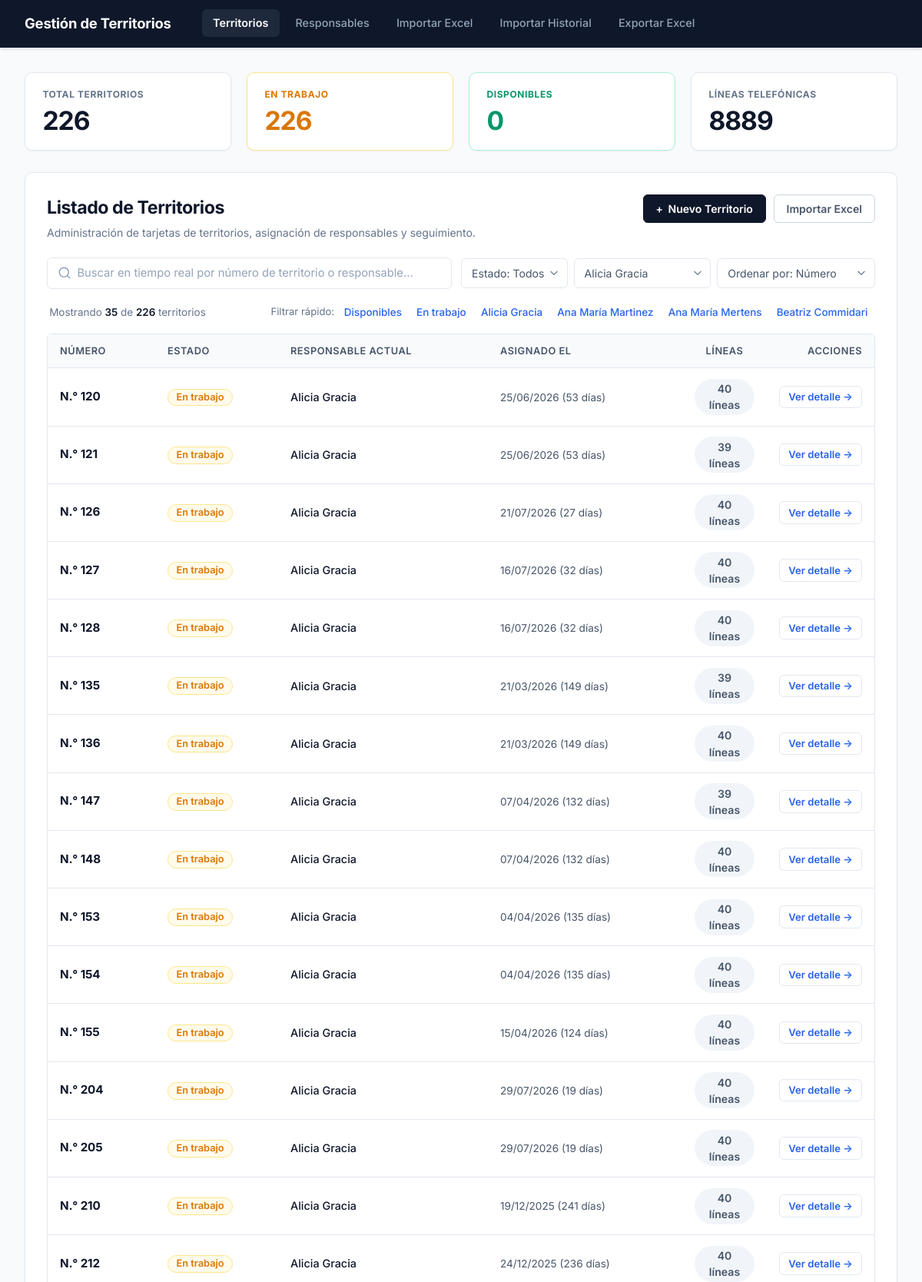
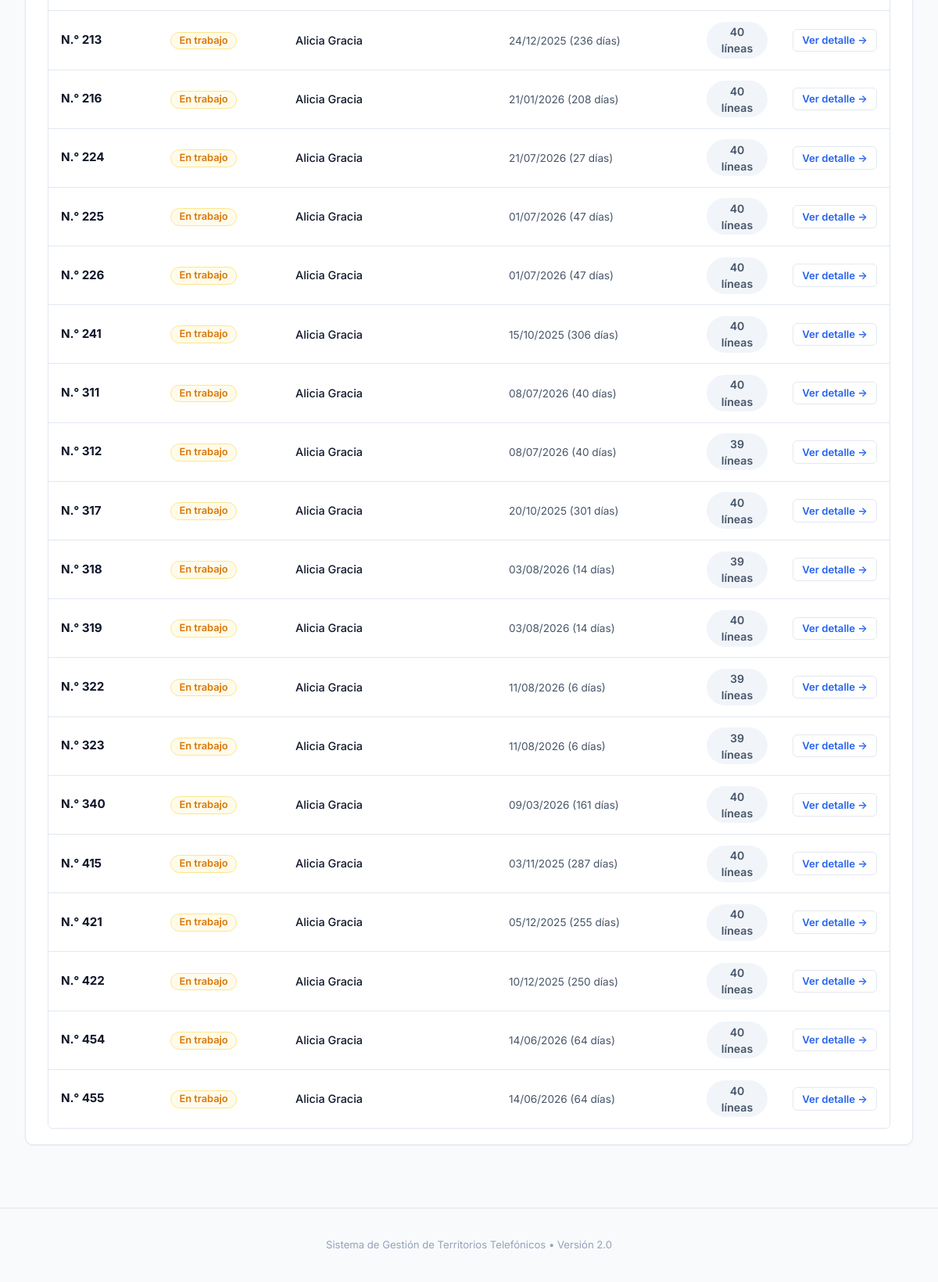
Before: /?responsable_id=6 with the older database file (2 pictures, top to bottom).
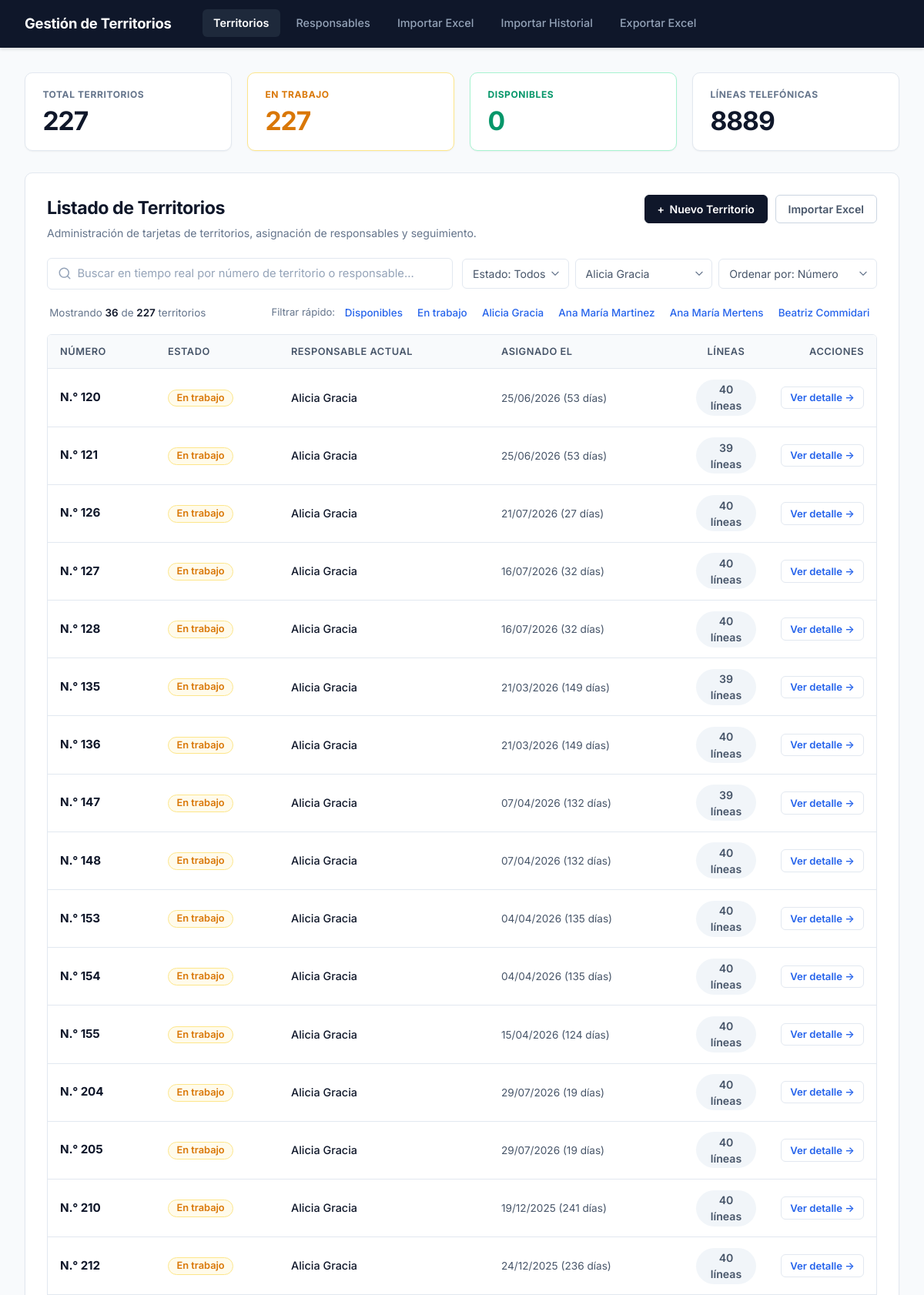
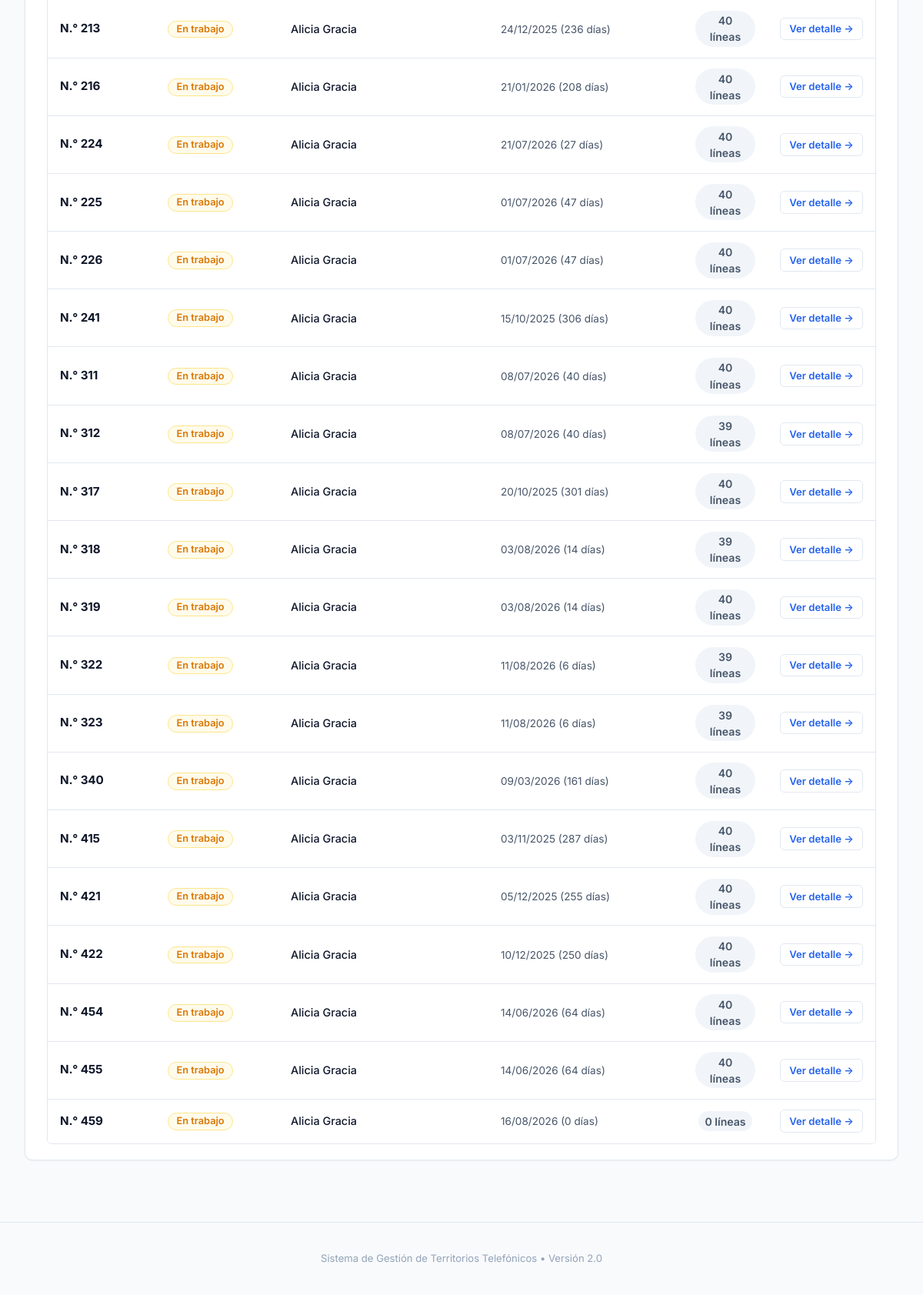
After: the same page with the newer database file (2 pictures, top to bottom).
### tables this page shows
CREATE TABLE responsables (
    id INTEGER PRIMARY KEY AUTOINCREMENT,
    nombre TEXT NOT NULL,
    activo INTEGER DEFAULT 1 -- 1: activo, 0: inactivo
, telefono TEXT DEFAULT NULL, email TEXT DEFAULT NULL, fecha_alta TEXT DEFAULT NULL);

CREATE TABLE territorios (
    id INTEGER PRIMARY KEY AUTOINCREMENT,
    numero TEXT NOT NULL UNIQUE,
    estado TEXT CHECK(estado IN ('Disponible', 'En trabajo')) DEFAULT 'Disponible'
);

### routes/territorios.py (the view)
    @app.route("/")
    def index():
        q = request.args.get("q", "").strip()
        estado = request.args.get("estado", "").strip()
        responsable_id = request.args.get("responsable_id", "").strip()
        orden = request.args.get("orden", "numero")
        conn = get_connection()
        total_territorios = conn.execute("SELECT COUNT(*) FROM territorios").fetchone()[0]
        total_en_trabajo = conn.execute(
            "SELECT COUNT(*) FROM territorios WHERE estado = 'En trabajo'"
        ).fetchone()[0]
        total_disponibles = conn.execute(
            "SELECT COUNT(*) FROM territorios WHERE estado = 'Disponible'"
        ).fetchone()[0]
        total_lineas = conn.execute("SELECT COUNT(*) FROM registros").fetchone()[0]
        sql = """
            SELECT
                t.id,
                t.numero,
                t.estado,
                r.id AS responsable_id,
                r.nombre AS responsable,
                a.fecha_asignado,
                COUNT(DISTINCT reg.id) AS total_lineas_territorio
            FROM territorios t
            LEFT JOIN asignaciones a
                ON a.territorio_id = t.id AND a.fecha_finalizacion IS NULL
            LEFT JOIN responsables r
                ON r.id = a.responsable_id
            LEFT JOIN registros reg
                ON reg.territorio_id = t.id
            WHERE (t.numero LIKE ? OR r.nombre LIKE ?)
        """
        param_q = f"%{q}%"
        parametros = [param_q, param_q]
        if estado in ("Disponible", "En trabajo"):
            sql += " AND t.estado = ?"
            parametros.append(estado)
        if responsable_id:
            sql += " AND a.responsable_id = ?"
            parametros.append(responsable_id)
        sql += " GROUP BY t.id"
        if orden == "antiguos":
            sql += " ORDER BY (a.fecha_asignado IS NULL), a.fecha_asignado ASC"
        elif orden == "recientes":
            sql += " ORDER BY (a.fecha_asignado IS NULL), a.fecha_asignado DESC"
        elif orden == "lineas":
            sql += " ORDER BY total_lineas_territorio DESC"
        else:
            orden = "numero"
            sql += " ORDER BY CAST(t.numero AS INTEGER), t.numero ASC"
        filas = conn.execute(sql, parametros).fetchall()
        responsables = conn.execute(
            "SELECT id, nombre FROM responsables ORDER BY activo DESC, nombre"
        ).fetchall()
        conn.close()
        ahora = datetime.now()
        territorios = []
        for fila in filas:
            t = dict(fila)
            if t["estado"] == "En trabajo" and t["fecha_asignado"]:
                try:
                    fecha_dt = datetime.strptime(t["fecha_asignado"], "%Y-%m-%d %H:%M:%S")
                    dias = (ahora - fecha_dt).days
                    plural = "" if dias == 1 else "s"
                    t["asignado_texto"] = f"{fecha_dt.strftime('%d/%m/%Y')} ({dias} día{plural})"
                    t["asignado_dias"] = dias
                except Exception:
                    t["asignado_texto"] = str(t["fecha_asignado"])
                    t["asignado_dias"] = 0
            else:
                t["asignado_texto"] = "—"
                t["asignado_dias"] = -1
            territorios.append(t)
        return render_template(
            "index.html",
            territorios=territorios,
            q=q,
            estado=estado,
            responsable_id=responsable_id,
            orden=orden,
            responsables=responsables,
            total_territorios=total_territorios,
            total_en_trabajo=total_en_trabajo,
            total_disponibles=total_disponibles,
            total_lineas=total_lineas,
        )

### database.py (called while the page is built)
def get_connection():
    conn = sqlite3.connect(DATABASE)
    conn.row_factory = sqlite3.Row
    conn.execute("PRAGMA foreign_keys = ON")
    return conn

### templates/index.html (shortened to what this page needs)
{% extends "base.html" %}
{% block content %}
<section class="kpi-grid">
    <div class="kpi-card kpi-total">
        <span class="kpi-label">TOTAL TERRITORIOS</span>
        <span class="kpi-value" id="kpi-total-val">{{ total_territorios }}</span>
    </div>
    <div class="kpi-card kpi-en-trabajo">
        <span class="kpi-label">EN TRABAJO</span>
        <span class="kpi-value" id="kpi-trabajo-val">{{ total_en_trabajo }}</span>
    </div>
    <div class="kpi-card kpi-disponibles">
        <span class="kpi-label">DISPONIBLES</span>
        <span class="kpi-value" id="kpi-disp-val">{{ total_disponibles }}</span>
    </div>
    <div class="kpi-card kpi-lineas">
        <span class="kpi-label">LÍNEAS TELEFÓNICAS</span>
        <span class="kpi-value" id="kpi-lineas-val">{{ total_lineas }}</span>
    </div>
</section>
<section class="main-card">
    <div class="main-card-header">
        <div class="header-titles">
            <h2 class="card-title">Listado de Territorios</h2>
            <p class="card-subtitle">Administración de tarjetas de territorios, asignación de responsables y seguimiento.</p>
        </div>
        <div class="header-actions">
            <button type="button" class="btn btn-primary" id="btn-nuevo-territorio">
                <span class="btn-icon">+</span> Nuevo Territorio
            </button>
            <a href="{{ url_for('importar_excel_view') }}" class="btn btn-outline">
                Importar Excel
            </a>
        </div>
    </div>
    <div class="filtros-container">
        <div class="search-input-wrapper">
            <input
                type="text"
                id="input-buscador-territorios"
                class="search-input"
                placeholder="Buscar en tiempo real por número de territorio o responsable..."
                value="{{ q }}"
                autocomplete="off"
            >
        </div>
        <div class="selects-filtros">
            <select id="filtro-estado" class="select-filtro">
                <option value="" {% if not estado %}selected{% endif %}>Estado: Todos</option>
            </select>
            <select id="filtro-responsable" class="select-filtro">
                {% for r in responsables %}
                    <option value="{{ r.id }}" {% if responsable_id == r.id|string %}selected{% endif %}>
                        {{ r.nombre }}
                    </option>
                {% endfor %}
            </select>
            <select id="filtro-orden" class="select-filtro">
                <option value="numero" {% if orden == 'numero' %}selected{% endif %}>Ordenar por: Número</option>
            </select>
        </div>
    </div>
    <div class="sub-filtros-bar">
        <div class="contador-mostrando" id="contador-mostrando-txt">
            Mostrando <strong id="num-mostrados">{{ territorios|length }}</strong> de <strong>{{ total_territorios }}</strong> territorios
        </div>
        <div class="filtros-rapidos">
            <span class="filtros-rapidos-label">Filtrar rápido:</span>
            <div class="chips-list">
                <button type="button" class="chip-tag" data-tag-estado="Disponible">Disponibles</button>
                <button type="button" class="chip-tag" data-tag-estado="En trabajo">En trabajo</button>
                {% for r in responsables[:4] %}
                    <button type="button" class="chip-tag chip-resp" data-tag="{{ r.nombre }}">{{ r.nombre }}</button>
                {% endfor %}
            </div>
        </div>
    </div>
    <div class="table-responsive">
        <table class="tabla-moderna tabla-territorios" id="tabla-territorios">
            <thead>
                <tr>
                    <th style="width: 140px;">Número</th>
                    <th style="width: 160px;">Estado</th>
                    <th>Responsable actual</th>
                    <th>Asignado el</th>
                    <th style="width: 110px; text-align: center;">Líneas</th>
                    <th style="width: 140px; text-align: right;">Acciones</th>
                </tr>
            </thead>
            <tbody id="tbody-territorios">
                {% for t in territorios %}
                <tr
                    class="fila-territorio"
                    data-id="{{ t.id }}"
                    data-numero="{{ t.numero }}"
                    data-estado="{{ t.estado }}"
                    data-responsable-id="{{ t.responsable_id or '' }}"
                    data-responsable-nombre="{{ (t.responsable or '')|lower }}"
                    data-dias="{{ t.asignado_dias }}"
                    data-lineas="{{ t.total_lineas_territorio }}"
                    data-search="{{ t.numero|lower }} {{ (t.responsable or '')|lower }} {{ t.estado|lower }}"
                >
                    <td class="col-numero">
                        <span class="territorio-badge-num">N.° {{ t.numero }}</span>
                    </td>
                    <td class="col-estado">
                        <span class="badge {{ 'badge-en-trabajo' if t.estado == 'En trabajo' else 'badge-disponible' }}">
                            {{ t.estado }}
                        </span>
                    </td>
                    <td class="col-resp">
                        {% if t.responsable %}
                            <span class="resp-nombre">{{ t.responsable }}</span>
                        {% else %}
                            <span class="text-muted">—</span>
                        {% endif %}
                    </td>
                    <td class="col-fecha">
                        <span class="fecha-txt">{{ t.asignado_texto }}</span>
                    </td>
                    <td class="col-lineas" style="text-align: center;">
                        <span class="lineas-count">{{ t.total_lineas_territorio }} líneas</span>
                    </td>
                    <td class="col-acciones" style="text-align: right;">
                        <a href="{{ url_for('territorio_detalle', territorio_id=t.id) }}" class="btn btn-sm btn-outline btn-action-view">
                            Ver detalle &rarr;
                        </a>
                    </td>
                </tr>
                {% endfor %}
            </tbody>
        </table>
    </div>
</section>
{% endblock %}

### templates/base.html (shortened to what this page needs)
<!DOCTYPE html>
<html lang="es">
<head>
    <link rel="stylesheet" href="{{ url_for('static', filename='css/style.css') }}">
</head>
<body>
    <header class="app-header">
        <div class="header-container">
            <div class="brand">
                <a href="{{ url_for('index') }}" class="brand-link">
                    <span class="brand-title">Gestión de Territorios</span>
                </a>
            </div>
            <nav class="main-nav">
                <a href="{{ url_for('index') }}" class="nav-item {% if request.endpoint == 'index' %}active{% endif %}">Territorios</a>
                <a href="{{ url_for('responsables') }}" class="nav-item {% if request.endpoint == 'responsables' %}active{% endif %}">Responsables</a>
                <a href="{{ url_for('importar_excel_view') }}" class="nav-item {% if request.endpoint == 'importar_excel_view' %}active{% endif %}">Importar Excel</a>
                <a href="{{ url_for('importar_historial_view') }}" class="nav-item {% if request.endpoint == 'importar_historial_view' %}active{% endif %}">Importar Historial</a>
                <a href="{{ url_for('exportar_excel') }}" class="nav-item {% if request.endpoint == 'exportar_excel' %}active{% endif %}">Exportar Excel</a>
            </nav>
        </div>
    </header>
    <main class="app-main">
        {% block content %}
        {% endblock %}
    </main>
    <footer class="app-footer">
        <p>Sistema de Gestión de Territorios Telefónicos &bull; Versión 2.0</p>
    </footer>
</body>
</html>

Changed rows visible on the page:
added territorios: numero "459", estado "En trabajo", responsable "Alicia Gracia", asignado_texto "16/08/2026 (0 días)", total_lineas_territorio "0"
Other visible differences:
{{ total_territorios }}: "226" → "227"
{{ total_en_trabajo }}: "226" → "227"
{{ territorios|length }}: "35" → "36"
